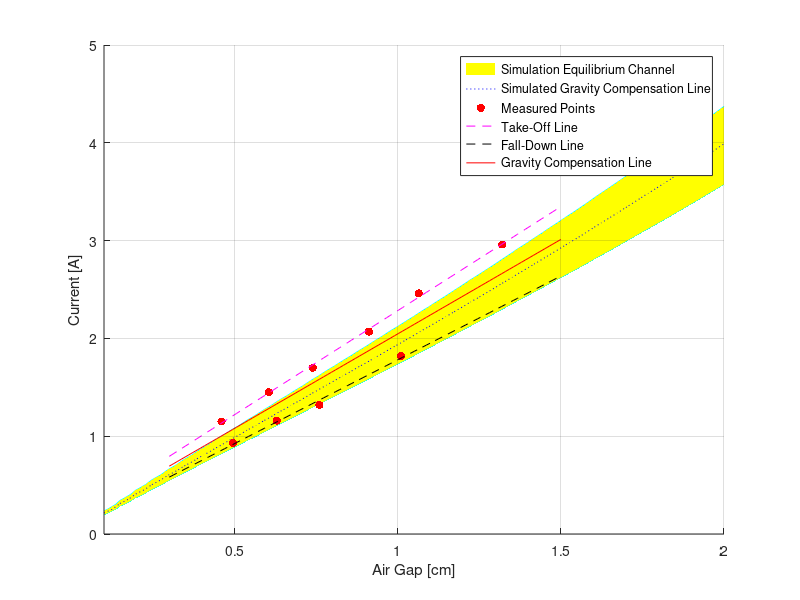

Here is the MATLAB script that generated this plot:
%% EQUILIBRIUM CHANNEL ANALYSIS %%
% Script for anaysis and plotting of equilibrium positions considering friction.

clear
clc
close all
grid on
hold on
set(gca, 'Layer', 'top')

%% LOADING SIMULATION RESULTS %%

load('simulationResults.mat')
forceArray = -transpose(forceArray);
N_delta = length(deltas);
N_I = length(I);

%% MEASURED PARAMETERS %%

m = 0.83474;                 % mobile element mass
eqforce = m*9.81;            % equilibrium force
frictionForce = eqforce*0.2; % static friction force

% Take-off line measurments
deltaTO = [13.2, 10.65, 9.12, 7.4, 6.05, 4.6];  
Ito = [2.96, 2.46, 2.07, 1.7, 1.45, 1.15];

% Fall-down line measurments
deltaFD = [4.95, 6.3, 7.6, 10.1];
Ifd = [0.93, 1.16, 1.32, 1.82];

%% COMPUTATION OF SIMULATED TAKE-OFF, FALL-D0WN AND EQUILIBRIUM %%

% Simulated take-off line computation and plotting
sim_takeoff = contour(deltas, I, forceArray, [eqforce+frictionForce eqforce+frictionForce], 'c');
n = length(sim_takeoff);
sim_to_x = sim_takeoff(1, 2:n);
sim_to_y = sim_takeoff(2, 2:n);
sim_channel = area(sim_to_x, sim_to_y, 'FaceColor', 'y', 'LineStyle', 'none');

% Simulated fall-down line computation and plotting
sim_falldown = contour(deltas, I, forceArray, [eqforce-frictionForce eqforce-frictionForce], 'c');
n = length(sim_falldown);
sim_fd_x = sim_falldown(1, 2:n);
sim_fd_y = sim_falldown(2, 2:n);
area(sim_fd_x, sim_fd_y, 'FaceColor', 'w', 'LineStyle', 'none');

% Simulated equilibrium line computation and plotting
sim_equilibrium = contour(deltas, I, forceArray, [eqforce eqforce], 'LineStyle', 'none');
n = length(sim_equilibrium);
sim_x = sim_equilibrium(1, 2:n);
sim_y = sim_equilibrium(2, 2:n);
eqplot = plot(sim_x, sim_y, ':b');

%% REGRESSION AND PLOTTING OF MEASURED TAKE-OFF AND FALL-DOWN %%

xvals = linspace(3, 15);
pTO = polyfit(deltaTO, Ito, 1); % Takeoff polynomial regression
pFD = polyfit(deltaFD, Ifd, 1); % Falldown polynomial regression

points = scatter(deltaTO/10, Ito, 'r', 'filled');
scatter(deltaFD/10, Ifd, 'r', 'filled')
takeoff = plot(xvals/10, polyval(pTO, xvals), '--m');
falldown = plot(xvals/10, polyval(pFD, xvals), '--k');

%% COMPUTATION AND PLOTTING OF GRAVITY COMPENSATION LINE %%

% Regression of simulated equilibrium lines
sim_to = polyfit(sim_takeoff(1, 2:N_I), sim_takeoff(2, 2:N_I), 1);
sim_fd = polyfit(sim_falldown(1, 2:N_I), sim_falldown(2, 2:N_I), 1);
sim_eq = polyfit(sim_equilibrium(1, 2:N_I), sim_equilibrium(2, 2:N_I), 1);

ratio = (sim_eq-sim_fd)/(sim_to-sim_fd);
pGC = pFD + ratio*(pTO-pFD);

gravComp = plot(xvals/10, polyval(pGC, xvals), 'r');

legend([sim_channel, eqplot, points, takeoff, falldown, gravComp], 'Simulation Equilibrium Channel', 'Simulated Gravity Compensation Line', 'Measured Points', 'Take-Off Line', 'Fall-Down Line', 'Gravity Compensation Line')
ylabel('Current [A]')
xlabel('Air Gap [cm]')




